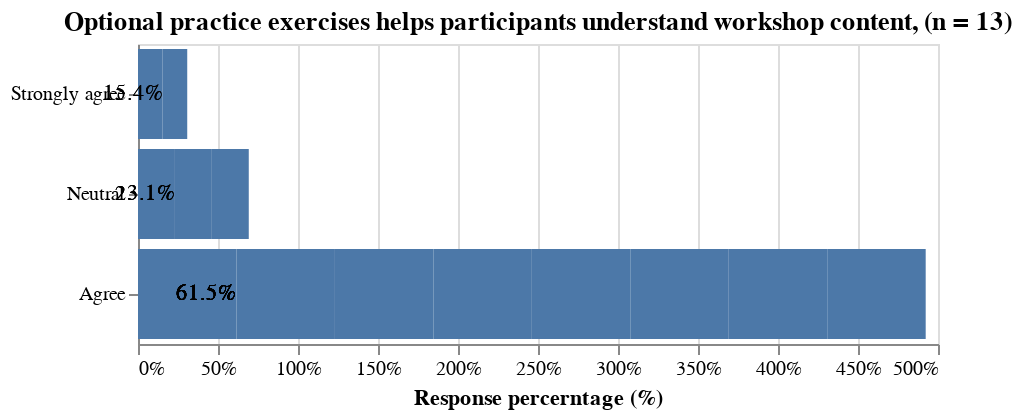

Notebook cell for this chart:
### Code cell
bar = alt.Chart(post_df, title="Optional practice exercises helps participants understand workshop content, (n = 13)"
               ).transform_joinaggregate(
    total='count()',
    groupby=['prac_q']
).transform_calculate(
    percent=alt.datum.total/13
).mark_bar().encode(
    x= alt.X('percent:Q', title = "Response percerntage (%)", axis=alt.Axis(format='%')),
    y=alt.Y('prac_q', sort='x', title="")
    ).properties(
    width=400,
    height=150
    )

text = alt.Chart(post_df, title="Optional practice exercises helps participants understand workshop content, (n = 13)"
               ).transform_joinaggregate(
    total='count()',
    groupby=['prac_q']
).transform_calculate(
    percent=alt.datum.total/13
).mark_text(
        align='right',
    ).encode(
        y = alt.Y('prac_q', sort = 'x'),
        x = alt.X('percent:Q'),
        text=alt.Text('percent:Q',format='.1%')
).properties(
    width=400,
    height=150
    )

q5_plot = alt.layer(bar, text, data=post_df)

# Show the plot|
q5_plot

### Figure 1 — Vega-Lite specification as saved in the notebook (floating-point values rounded to 4 significant figures)
{"config": {"view": {"continuousWidth": 400, "continuousHeight": 300}}, "layer": [{"mark": "bar", "encoding": {"x": {"axis": {"format": "%"}, "field": "percent", "title": "Response percerntage (%)", "type": "quantitative"}, "y": {"field": "prac_q", "sort": "x", "title": "", "type": "nominal"}}, "height": 150, "title": "Optional practice exercises helps participants understand workshop content, (n = 13)", "transform": [{"joinaggregate": [{"op": "count", "as": "total"}], "groupby": ["prac_q"]}, {"calculate": "(datum.total / 13)", "as": "percent"}], "width": 400}, {"mark": {"type": "text", "align": "right"}, "encoding": {"text": {"field": "percent", "format": ".1%", "type": "quantitative"}, "x": {"field": "percent", "type": "quantitative"}, "y": {"field": "prac_q", "sort": "x", "type": "nominal"}}, "height": 150, "title": "Optional practice exercises helps participants understand workshop content, (n = 13)", "transform": [{"joinaggregate": [{"op": "count", "as": "total"}], "groupby": ["prac_q"]}, {"calculate": "(datum.total / 13)", "as": "percent"}], "width": 400}], "data": {"name": "data-161bba1cbac5b9da8c94ec270e9a8bdc"}, "$schema": "https://vega.github.io/schema/vega-lite/v4.17.0.json", "datasets": {"data-161bba1cbac5b9da8c94ec270e9a8bdc": [{"ID": 1, "Start time": "4-28-22 11:02:00", "Completion time": "4-28-22 11:04:46", "Email": "anonymous", "Name": null, "workshop_interest": "Agree", "workshop_LOU": "Agree", "workshop_relevance": "Agree", "workshop_org": "Agree", "prac_q": "Agree", "future_relevance": "Agree", "content_volume": "Just right", "improvements_content": null, "comments_content": null, "training_period": "Four weeks:  one session per week for four weeks. ;", "training_hours": "Morning\n", "future_topics": "Business writing & leadership ", "facilitator_preparedness": "Agree", "facilitator_q_a": "Agree", "facilitator_experience": "Agree", "facilitator_subject_knowledge": "Agree", "attention": "Agree", "content_pace": "Just right", "facilitator_Comments": null, "slack_recommendations": "It was fine / good ", "subscription": "Yes, I will subscribe via PMV's website to receive Mailchimp messages;", "general_comments": "Thank you and it was a pleasure knowing you all since last few weeks ", "PD_preferred_time": "Weekdays (Monday to Friday)\n"}, {"ID": 2, "Start time": "4-28-22 11:01:44", "Completion time": "4-28-22 11:05:26", "Email": "anonymous", "Name": null, "workshop_interest": "Strongly agree", "workshop_LOU": "Strongly agree", "workshop_relevance": "Agree", "workshop_org": "Strongly agree", "prac_q": "Agree", "future_relevance": "Strongly agree", "content_volume": "Just right", "improvements_content": "Maybe some fun graphics", "comments_content": "Great presenters that made sure you  understood", "training_period": "Four weeks:  one session per week for four weeks. ;", "training_hours": "Morning\n", "future_topics": "Project planning, workforce planning event planning", "facilitator_preparedness": "Strongly Agree", "facilitator_q_a": "Strongly Agree", "facilitator_experience": "Strongly Agree", "facilitator_subject_knowledge": "Strongly Agree", "attention": "Strongly Agree", "content_pace": "Just right", "facilitator_Comments": "Awesome!", "slack_recommendations": "I honestly did use Slack I used the chat and tools in Zoom", "subscription": "Maybe, I will think about it;", "general_comments": null, "PD_preferred_time": "Weekdays (Monday to Friday)\n"}, {"ID": 3, "Start time": "4-28-22 11:01:41", "Completion time": "4-28-22 11:07:05", "Email": "anonymous", "Name": null, "workshop_interest": "Agree", "workshop_LOU": "Agree", "workshop_relevance": "Agree", "workshop_org": "Agree", "prac_q": "Agree", "future_relevance": "Agree", "content_volume": "Just right", "improvements_content": "I don;t have any reccomendations", "comments_content": null, "training_period": "Two weeks:  two sessions per week for two weeks.\n;", "training_hours": "Afternoon", "future_topics": "change management and project risk management ", "facilitator_preparedness": "Agree", "facilitator_q_a": "Agree", "facilitator_experience": "Agree", "facilitator_subject_knowledge": "Agree", "attention": "Agree", "content_pace": "Just right", "facilitator_Comments": "nothing :) ", "slack_recommendations": "I didn't use slack a lot because our organization used Microsoft teams already which has some similarities. ", "subscription": "Maybe, I will think about it;Yes, I will subscribe via PMV's website to receive Mailchimp messages;", "general_comments": null, "PD_preferred_time": "Weekdays (Monday to Friday)\n"}, {"ID": 4, "Start time": "4-28-22 11:01:46", "Completion time": "4-28-22 11:07:08", "Email": "anonymous", "Name": null, "workshop_interest": "Agree", "workshop_LOU": "Agree", "workshop_relevance": "Agree", "workshop_org": "Neutral", "prac_q": "Agree", "future_relevance": "Agree", "content_volume": "Just right", "improvements_content": "it seems like most of the workshop participants work for larger organizations - not sure if that is the case - but I had a bit of a hard time applying some of the ideas to my workplace - there are only 2 part time employees here. But I will definitely take away the broader ideas and try to apply them.", "comments_content": "can't think of anything right now", "training_period": "Four weeks:  one session per week for four weeks. ;", "training_hours": "Morning\n", "future_topics": "finding Science (research and education) based grant opportunities in Canada", "facilitator_preparedness": "Strongly Agree", "facilitator_q_a": "Strongly Agree", "facilitator_experience": "Strongly Agree", "facilitator_subject_knowledge": "Strongly Agree", "attention": "Strongly Agree", "content_pace": "Just right", "facilitator_Comments": "can't think of anything right now", "slack_recommendations": "I didn't have time to explore slack", "subscription": "No, not at this time;", "general_comments": "thanks again!", "PD_preferred_time": "Weekdays (Monday to Friday)\n"}, {"ID": 5, "Start time": "4-28-22 11:02:10", "Completion time": "4-28-22 11:10:02", "Email": "anonymous", "Name": null, "workshop_interest": "Strongly agree", "workshop_LOU": "Agree", "workshop_relevance": "Agree", "workshop_org": "Strongly agree", "prac_q": "Agree", "future_relevance": "Strongly agree", "content_volume": "Just right", "improvements_content": "None at this time...", "comments_content": "I would recommend this workshop and your team to others...", "training_period": "Four weeks:  one session per week for four weeks. ;", "training_hours": "Morning\n", "future_topics": "The importance of setting-up and maintaining the information necessary to do a \"Return on Investment\" analysis so that it can be easily utilized at/near the end of a project.", "facilitator_preparedness": "Strongly Agree", "facilitator_q_a": "Strongly Agree", "facilitator_experience": "Strongly Agree", "facilitator_subject_knowledge": "Strongly Agree", "attention": "Strongly Agree", "content_pace": "Just right", "facilitator_Comments": "I enjoyed the sense of camaraderie that was created in the workshop...we are all in this together.", "slack_recommendations": "I did not like and have never used SLACK plus did not have the time to explore its effectiveness.  ", "subscription": "Maybe, I will think about it;", "general_comments": "I enjoyed the sense of camaraderie that was created in the workshop...we are all in this together.", "PD_preferred_time": "Weekdays (Monday to Friday)\n"}, {"ID": 6, "Start time": "4-28-22 11:02:22", "Completion time": "4-28-22 11:10:11", "Email": "anonymous", "Name": null, "workshop_interest": "Strongly agree", "workshop_LOU": "Strongly agree", "workshop_relevance": "Strongly agree", "workshop_org": "Strongly agree", "prac_q": "Strongly agree", "future_relevance": "Strongly agree", "content_volume": "Just right", "improvements_content": "Hands on using Project Management Software", "comments_content": "Everything is simple and very easy to understand", "training_period": "One Week:Ê four sessions over one week.;", "training_hours": "Morning\n", "future_topics": "Agile Project Management, Jira tool Implementation, Change and Risk Management", "facilitator_preparedness": "Strongly Agree", "facilitator_q_a": "Strongly Agree", "facilitator_experience": "Strongly Agree", "facilitator_subject_knowledge": "Strongly Agree", "attention": "Strongly Agree", "content_pace": "Just right", "facilitator_Comments": "Everyone is well trained", "slack_recommendations": "Any tool like Miro would be more useful", "subscription": "Yes, I will subscribe via PMV's website to receive Mailchimp messages;", "general_comments": "Yes I give my consent", "PD_preferred_time": "Weekdays (Monday to Friday)\n"}, {"ID": 7, "Start time": "4-28-22 11:01:41", "Completion time": "4-28-22 11:10:35", "Email": "anonymous", "Name": null, "workshop_interest": "Agree", "workshop_LOU": "Strongly agree", "workshop_relevance": "Strongly agree", "workshop_org": "Agree", "prac_q": "Agree", "future_relevance": "Strongly agree", "content_volume": "Just right", "improvements_content": "I noticed that the slides that were provided were not exactly what David was presenting, new info was added after. It would be nice to have the updated slides to follow on, for those who make notes. ", "comments_content": "offer a refresher course for those who have taken it in the past. ", "training_period": "Four weeks:  one session per week for four weeks. ;One Week:Ê four sessions over one week.;Two weeks:  two sessions per week for two weeks.\n;all would work, I liked weekly;", "training_hours": "morning or afternoon are good ", "future_topics": "more indepth info on all the topics please!!! ", "facilitator_preparedness": "Agree", "facilitator_q_a": "Agree", "facilitator_experience": "Agree", "facilitator_subject_knowledge": "Agree", "attention": "Agree", "content_pace": "Just right", "facilitator_Comments": "Nice, open and very easy going! ", "slack_recommendations": "formulating small groups on the different headings being discussed and share info or experiences in those chats, between the actual class time", "subscription": "Yes, I will subscribe via PMV's website to receive Mailchimp messages;", "general_comments": null, "PD_preferred_time": "Tues/ Wed or Thurs "}, {"ID": 8, "Start time": "4-28-22 11:01:45", "Completion time": "4-28-22 11:10:51", "Email": "anonymous", "Name": null, "workshop_interest": "Agree", "workshop_LOU": "Strongly agree", "workshop_relevance": "Agree", "workshop_org": "Strongly agree", "prac_q": "Neutral", "future_relevance": "Agree", "content_volume": "Just right", "improvements_content": "Could be helpful to create documentation (Project Charter, WBS, Gantt Chart etc.) based on a sample project, either in break out rooms or together in the larger group.", "comments_content": null, "training_period": "Four weeks:  one session per week for four weeks. ;", "training_hours": "Morning\n", "future_topics": null, "facilitator_preparedness": "Agree", "facilitator_q_a": "Agree", "facilitator_experience": "Agree", "facilitator_subject_knowledge": "Agree", "attention": "Agree", "content_pace": "Just right", "facilitator_Comments": null, "slack_recommendations": null, "subscription": "Maybe, I will think about it;", "general_comments": null, "PD_preferred_time": "Weekdays (Monday to Friday)\n"}, {"ID": 9, "Start time": "4-28-22 11:02:44", "Completion time": "4-28-22 11:12:09", "Email": "anonymous", "Name": null, "workshop_interest": "Strongly agree", "workshop_LOU": "Strongly agree", "workshop_relevance": "Agree", "workshop_org": "Strongly agree", "prac_q": "Neutral", "future_relevance": "Strongly agree", "content_volume": "Just right", "improvements_content": "not sure if the workshop materials can be sent via Zoom - only need to log into Zoom to access the workshop and materials instead of via Slack + Zoom", "comments_content": "Nil", "training_period": "Two weeks:  two sessions per week for two weeks.\n;", "training_hours": "Evening", "future_topics": "How to prepare budget for program that consists:\n1. budget for individual event or activity \n2. budget for administrative costs\n3. budget for sub-contractor costs\n4. others", "facilitator_preparedness": "Strongly Agree", "facilitator_q_a": "Strongly Agree", "facilitator_experience": "Agree", "facilitator_subject_knowledge": "Strongly Agree", "attention": "Agree", "content_pace": "Just right", "facilitator_Comments": "Nil", "slack_recommendations": "Nil", "subscription": "No, I am already subscribed and receiving messages;", "general_comments": null, "PD_preferred_time": "Option for BOTH weekdays and weekends"}, {"ID": 10, "Start time": "4-28-22 11:02:25", "Completion time": "4-28-22 11:13:04", "Email": "anonymous", "Name": null, "workshop_interest": "Agree", "workshop_LOU": "Strongly agree", "workshop_relevance": "Strongly agree", "workshop_org": "Strongly agree", "prac_q": "Agree", "future_relevance": "Strongly agree", "content_volume": "Just right", "improvements_content": "Would be great to have the chance to mock plan an event from beginning to end? ", "comments_content": "The content was useful, it was great to get all the templates that we can use for our next project. \n", "training_period": "Two weeks:  two sessions per week for two weeks.\n;", "training_hours": "Morning\n", "future_topics": "It would be great to get more in depth on all above listed topics. Change management would be a great option for me as my organization keeps growing and developing.", "facilitator_preparedness": "Agree", "facilitator_q_a": "Agree", "facilitator_experience": "Strongly Agree", "facilitator_subject_knowledge": "Strongly Agree", "attention": "Agree", "content_pace": "Just right", "facilitator_Comments": "Facilitators were very knowledgeable and great at answering questions.", "slack_recommendations": null, "subscription": "No, not at this time;", "general_comments": null, "PD_preferred_time": "Weekdays (Monday to Friday)\n"}, {"ID": 11, "Start time": "4-28-22 11:02:39", "Completion time": "4-28-22 11:13:23", "Email": "anonymous", "Name": null, "workshop_interest": "Strongly agree", "workshop_LOU": "Strongly agree", "workshop_relevance": "Strongly agree", "workshop_org": "Strongly agree", "prac_q": "Strongly agree", "future_relevance": "Strongly agree", "content_volume": "Just right", "improvements_content": "More break out sessions probably.", "comments_content": null, "training_period": "Four weeks:  one session per week for four weeks. ;", "training_hours": "12 noon - 1PM", "future_topics": "Project Communication planning.", "facilitator_preparedness": "Strongly Agree", "facilitator_q_a": "Strongly Agree", "facilitator_experience": "Strongly Agree", "facilitator_subject_knowledge": "Strongly Agree", "attention": "Strongly Agree", "content_pace": "Just right", "facilitator_Comments": null, "slack_recommendations": null, "subscription": "No, I am already subscribed and receiving messages;", "general_comments": "Toye - I really enjoyed participating in this workshop. I was able to get a different perspective on project management use in the non-profit sector. The facilitators were well prepared and engaging during the sessions too. I recommend it for sure.", "PD_preferred_time": "Saturday and/or Sunday"}, {"ID": 12, "Start time": "4-28-22 11:02:20", "Completion time": "4-28-22 11:15:57", "Email": "anonymous", "Name": null, "workshop_interest": "Agree", "workshop_LOU": "Agree", "workshop_relevance": "Agree", "workshop_org": "Agree", "prac_q": "Neutral", "future_relevance": "Agree", "content_volume": "Just right", "improvements_content": "I think the examples on the curse were fine, nevertheless I think creating one project together could work to explain and exemplify all of the content. \nI mean filling all the templates, and have a discussion or dynamic activities to do them, maybe not just breakout rooms.  ", "comments_content": "I think it is good, I di not have any trouble having it online. ", "training_period": "Four weeks:  one session per week for four weeks. ;", "training_hours": "Morning\n", "future_topics": "Why this Non-Profits workshop is different to a regular PM workshop? I am not sure I see the difference, maybe in the curse you could explain how is different or what could be done in one and not in the regular or vice versa.\nMore depth using different pm tools, the material is great, but maybe could be good to have other options like ms project, project libre or others. ", "facilitator_preparedness": "Strongly Agree", "facilitator_q_a": "Strongly Agree", "facilitator_experience": "Agree", "facilitator_subject_knowledge": "Agree", "attention": "Agree", "content_pace": "Just right", "facilitator_Comments": "They were great, they did not pressure the attendees to talk much or to have to answer any particular question.", "slack_recommendations": "Maybe do an exercise at the beginning involving slack so everyone get used to use it, I know there is the presentations but I mean something more into the workshop itself. \n", "subscription": "Maybe, I will think about it;", "general_comments": "The workshop was very interesting and useful, although I had some experience in project manager I learned new things and tips, besides I think I will be using the material that PMV gave me during this workshop for many of my projects. Finally, I would like to say that the facilitators were very nice and I can see they have more than enough experience and are knowledgeable in this regards.  \nThank you PMV!  ", "PD_preferred_time": "Weekdays (Monday to Friday)\n"}, {"ID": 13, "Start time": "4-28-22 11:10:00", "Completion time": "4-28-22 11:17:32", "Email": "anonymous", "Name": null, "workshop_interest": "Neutral", "workshop_LOU": "Neutral", "workshop_relevance": "Agree", "workshop_org": "Agree", "prac_q": "Agree", "future_relevance": "Neutral", "content_volume": "Too little information", "improvements_content": "Hard to stay focused.", "comments_content": null, "training_period": "One Week:Ê four sessions over one week.;", "training_hours": "Morning\n", "future_topics": "More tips and success stories on projects. Like an analysis of a past project?", "facilitator_preparedness": "Agree", "facilitator_q_a": "Neutral", "facilitator_experience": "Agree", "facilitator_subject_knowledge": "Agree", "attention": "Disagree", "content_pace": "Just right", "facilitator_Comments": "Thank you.", "slack_recommendations": "More interactions on there between participants.", "subscription": "No, not at this time;Maybe, I will think about it;", "general_comments": null, "PD_preferred_time": "Option for BOTH weekdays and weekends"}]}}
